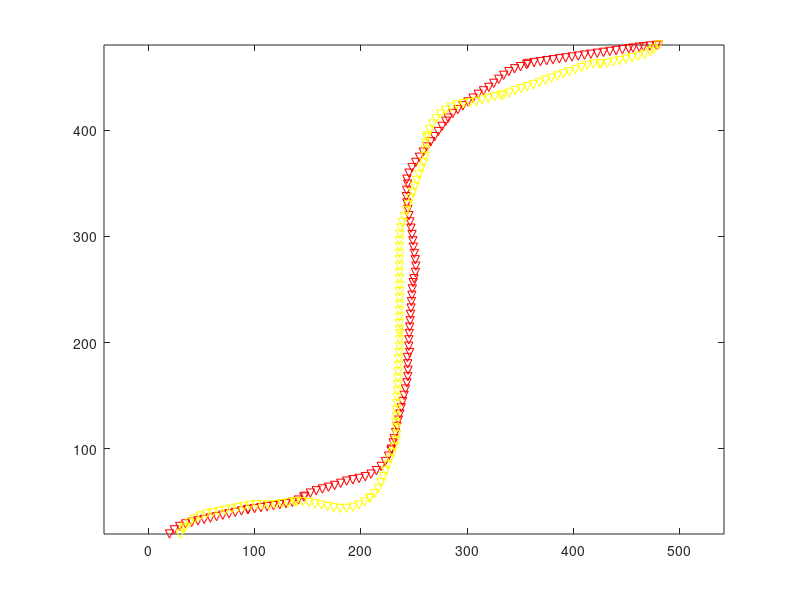

MATLAB code for this plot: (Note: this script raises an error after producing the figure.)
clearvars
close all
rand('state',1);

env.x_max = 500;
env.y_max = 500;
x_max=500;
y_max=500;
width_c=50;
width_b=100;
l_block=0.5*(x_max-width_c);
h_block=(y_max-2*width_b);
obstacle1 = [0,width_b,l_block,h_block];
obstacle2 = [x_max-l_block,width_b,l_block,h_block];
ob_vec=[obstacle1;obstacle2];
env.ob_vec=ob_vec;

EPS = 10;
rho=40;
    BETA=EPS/rho; 
numNodes=2000;

% 7-10 deconfliciton
dt=0.1;

confliction_init.notCollided=1;

%% Agent1
agent1.q_start.coord = [20 20];
agent1.q_start.dir=pi/4; 
agent1.q_start.cost = 0;
agent1.q_start.parent = 0;

agent1.q_goal.coord = [x_max-20 y_max-20];
agent1.q_goal.cost = 0;
agent1.q_goal.dir=0;

agent1.speedmode=0;
agent1.q_ci=agent1.q_start;

agent1.i=2; %used for path following

agent1.confliction=confliction_init;


%% Agent2
agent2.q_start.coord = [x_max-20 y_max-20];
agent2.q_start.dir=-3*pi/4; 
agent2.q_start.cost = 0;
agent2.q_start.parent = 0;

agent2.q_goal.coord = [30 20];
agent2.q_goal.cost = 0;
agent2.q_goal.dir=-2*pi/3;

agent2.speedmode=0;
agent2.q_ci=agent2.q_start;

agent2.i=2;

agent2.confliction=confliction_init;

% load('path')
% agent1.path=newpath;
% agent1.i=2;

% load('path_data')
load('newpath_data1')
agent1.path=newpath1;
agent2.path=newpath2;


% plot_env(env,1)
plot(agent1.path(:,1),agent1.path(:,2),'rv')
hold on
plot(agent2.path(:,1),agent2.path(:,2),'yv')
axis equal
% axis([10 50 10 50])

% state_check1=[];
% state_check2=[];
dist_agent=[];

Agents=[agent1; agent2];

%% System construction
Sys.Agents=Agents;
Sys.ActivatedCenters=[];

%% Simulation
for t=0:dt:80
    disp(t)
%     Agents=control(Agents,rho,EPS,dt);
    Sys=controlSystem3(Sys,rho,EPS,dt);
    
    Agents=Sys.Agents;
    % --- show the states
    for i=1:2
        disp(Sys.Agents(i).confliction)
    end
    disp(Sys.ActivatedCenters)
    % ---
    
    for i=1:2
        plot(Agents(i).q_ci.coord(1),Agents(i).q_ci.coord(2),'b.')
        hold on
        temp=Agents(i);
        plot(Agents(i).path(temp.i,1), Agents(i).path(temp.i,2),'g.')
        if ~Agents(i).confliction.notCollided
            plot(Agents(i).confliction.center(1), Agents(i).confliction.center(2),'ko')
            hold on
            plot(Agents(i).confliction.leave(1), Agents(i).confliction.leave(2),'k.')
        end
        drawnow
    end    
    
    dist_agent=[dist_agent norm(Agents(1).q_ci.coord-Agents(2).q_ci.coord)];
end
figure(3)
plot(0:dt:80,dist_agent)
